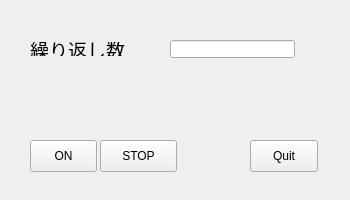
<?xml version="1.0" encoding="UTF-8"?>
<ui version="4.0">
 <class>Form</class>
 <widget class="QWidget" name="Form">
  <property name="geometry">
   <rect>
    <x>0</x>
    <y>0</y>
    <width>350</width>
    <height>200</height>
   </rect>
  </property>
  <property name="sizePolicy">
   <sizepolicy hsizetype="Ignored" vsizetype="Ignored">
    <horstretch>0</horstretch>
    <verstretch>0</verstretch>
   </sizepolicy>
  </property>
  <property name="windowTitle">
   <string>Form</string>
  </property>
  <widget class="QLineEdit" name="lineFirstNumber">
   <property name="geometry">
    <rect>
     <x>170</x>
     <y>40</y>
     <width>125</width>
     <height>18</height>
    </rect>
   </property>
   <property name="font">
    <font>
     <family>MeiryoKe_Console</family>
     <pointsize>14</pointsize>
    </font>
   </property>
  </widget>
  <widget class="QPushButton" name="addButton">
   <property name="geometry">
    <rect>
     <x>30</x>
     <y>140</y>
     <width>67</width>
     <height>32</height>
    </rect>
   </property>
   <property name="text">
    <string>ON</string>
   </property>
  </widget>
  <widget class="QLabel" name="labelFirstNumber">
   <property name="geometry">
    <rect>
     <x>30</x>
     <y>42</y>
     <width>126</width>
     <height>14</height>
    </rect>
   </property>
   <property name="font">
    <font>
     <family>MeiryoKe_Console</family>
     <pointsize>14</pointsize>
    </font>
   </property>
   <property name="text">
    <string>繰り返し数</string>
   </property>
  </widget>
  <widget class="QLabel" name="labelAddition">
   <property name="geometry">
    <rect>
     <x>30</x>
     <y>80</y>
     <width>281</width>
     <height>20</height>
    </rect>
   </property>
   <property name="sizePolicy">
    <sizepolicy hsizetype="Fixed" vsizetype="Fixed">
     <horstretch>0</horstretch>
     <verstretch>0</verstretch>
    </sizepolicy>
   </property>
   <property name="font">
    <font>
     <family>MeiryoKe_Console</family>
     <pointsize>14</pointsize>
    </font>
   </property>
   <property name="text">
    <string/>
   </property>
  </widget>
  <widget class="QPushButton" name="pushButton">
   <property name="geometry">
    <rect>
     <x>250</x>
     <y>140</y>
     <width>68</width>
     <height>32</height>
    </rect>
   </property>
   <property name="text">
    <string>Quit</string>
   </property>
  </widget>
  <widget class="QPushButton" name="pushButton_2">
   <property name="geometry">
    <rect>
     <x>100</x>
     <y>140</y>
     <width>77</width>
     <height>32</height>
    </rect>
   </property>
   <property name="text">
    <string>STOP</string>
   </property>
  </widget>
 </widget>
 <resources/>
 <connections/>
 <slots>
  <slot>reset()</slot>
 </slots>
</ui>
